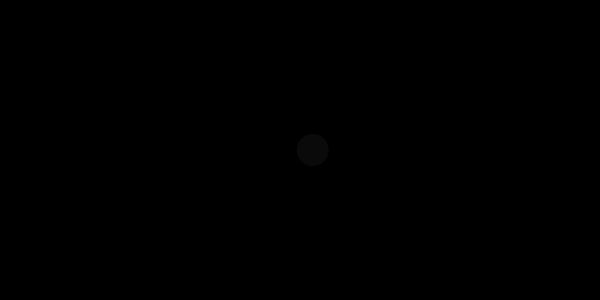
Frame 1 (no input)
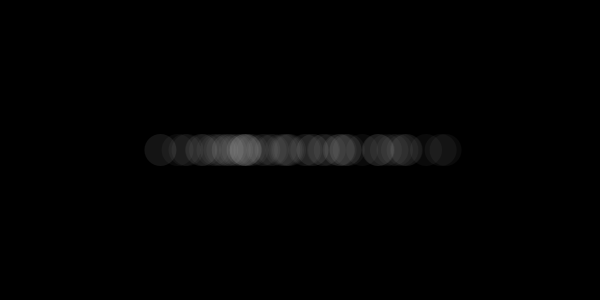
Frame 60 (the mouse pressed at the canvas centre just before this capture)
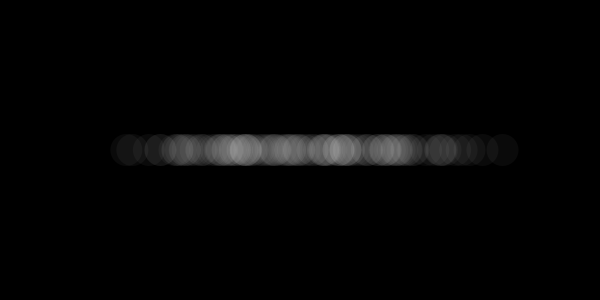
Frame 120 (the mouse held since frame 60 and released just before this capture)

The Processing sketch that drew these frames (run headless with seeded random() and noise(); from frame 60 on, the mouse is pressed at the canvas centre):

// Processing sketch: ART331_05_RandomGaussian_1
// ── ART331_05_RandomGaussian_1.pde
void setup() {
  size(600, 300);
  background(0);
}

void draw() {

  // Get a gaussian random number w/ mean of 0 and standard deviation of 1.0
  float val = randomGaussian();

  float sd = 90;                  // Define a standard deviation
  float mean = width/2;           // Define a mean value (middle of the screen along the x-axis)
  float x = ( val * sd ) + mean;  // Scale the gaussian random number by standard deviation and mean

  noStroke();
  fill(255, 10);
  noStroke();
  ellipse(x, height/2, 32, 32);   // Draw an ellipse at our "normal" random location
}
